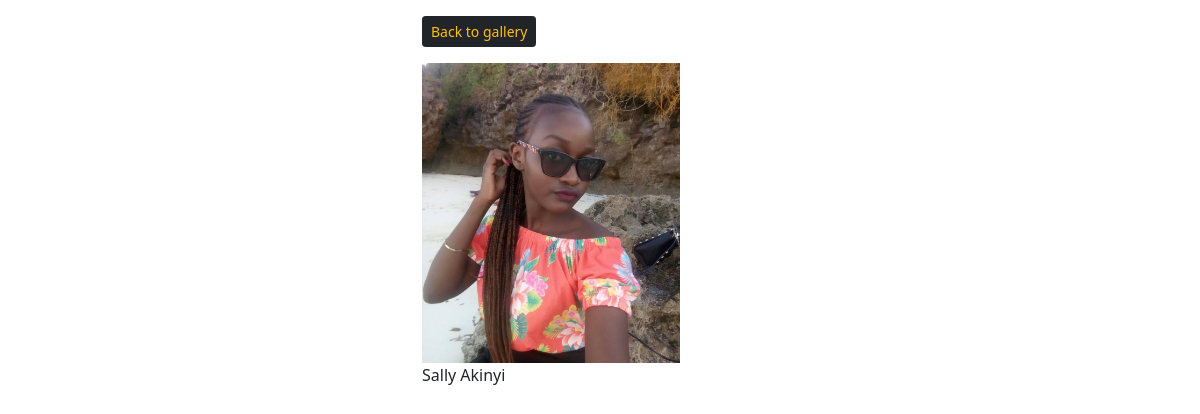
Screenshot of /image/6 with the database file from the repository.
### images/models.py (models this page shows, shortened)
class Image(models.Model):
    category = models.ForeignKey(Category, on_delete=models.SET_NULL, null=True, blank=True)
    image = models.ImageField(null=False, blank=False)
    description = models.TextField()

### images/views.py (the view)
# urls.py: path('image/<str:pk>', views.viewImage, name='image'),
def viewImage(request, pk):
    image  = Image.objects.get(id=pk)
    return render(request, 'images/image.html', {'image' : image})

### images/templates/images/image.html (shortened to what this page needs)
<!DOCTYPE html>
<html lang="en">
<head>
    <link href="https://cdn.jsdelivr.net/npm/bootstrap@5.1.3/dist/css/bootstrap.min.css" rel="stylesheet">
</head>
<body>
    <div class="container">
        <div class="row justify-content-center">
            <div class="col-md-4">
                <a href="{% url 'gallery' %}" class="btn btn-sm btn-dark my-3 text-warning">Back to gallery</a>
                <br>
                <img style="max-width: 100%;max-height: 100%;" src="{{image.image.url}}" alt="">
                <p> {{image.description}} </p>
            </div>
        </div>
    </div>
</body>
</html>

### images/templates/images/image.html (style rules this page uses)
img { height: 300px; object-fit: cover; }

### rows the page displays
Image: image (picture), description "Sally Akinyi"
